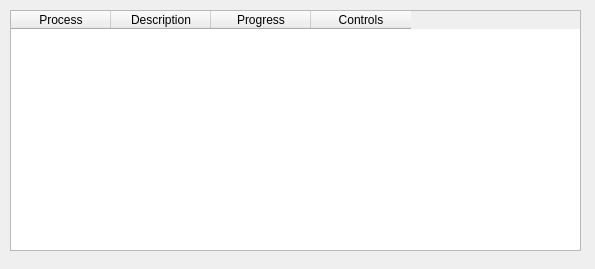
<?xml version="1.0" encoding="UTF-8"?>
<ui version="4.0">
 <class>ProcessManagerWidget</class>
 <widget class="QWidget" name="ProcessManagerWidget">
  <property name="geometry">
   <rect>
    <x>0</x>
    <y>0</y>
    <width>595</width>
    <height>269</height>
   </rect>
  </property>
  <property name="windowTitle">
   <string>Process Manager Window</string>
  </property>
  <widget class="QTableWidget" name="processList">
   <property name="geometry">
    <rect>
     <x>10</x>
     <y>10</y>
     <width>571</width>
     <height>241</height>
    </rect>
   </property>
   <property name="minimumSize">
    <size>
     <width>0</width>
     <height>200</height>
    </size>
   </property>
   <property name="editTriggers">
    <set>QAbstractItemView::NoEditTriggers</set>
   </property>
   <property name="showDropIndicator" stdset="0">
    <bool>true</bool>
   </property>
   <property name="alternatingRowColors">
    <bool>true</bool>
   </property>
   <property name="selectionMode">
    <enum>QAbstractItemView::SingleSelection</enum>
   </property>
   <property name="selectionBehavior">
    <enum>QAbstractItemView::SelectRows</enum>
   </property>
   <property name="textElideMode">
    <enum>Qt::ElideRight</enum>
   </property>
   <property name="showGrid">
    <bool>true</bool>
   </property>
   <property name="cornerButtonEnabled">
    <bool>false</bool>
   </property>
   <column>
    <property name="text">
     <string>Process</string>
    </property>
   </column>
   <column>
    <property name="text">
     <string>Description</string>
    </property>
   </column>
   <column>
    <property name="text">
     <string>Progress</string>
    </property>
   </column>
   <column>
    <property name="text">
     <string>Controls</string>
    </property>
   </column>
  </widget>
 </widget>
 <resources/>
 <connections/>
</ui>
